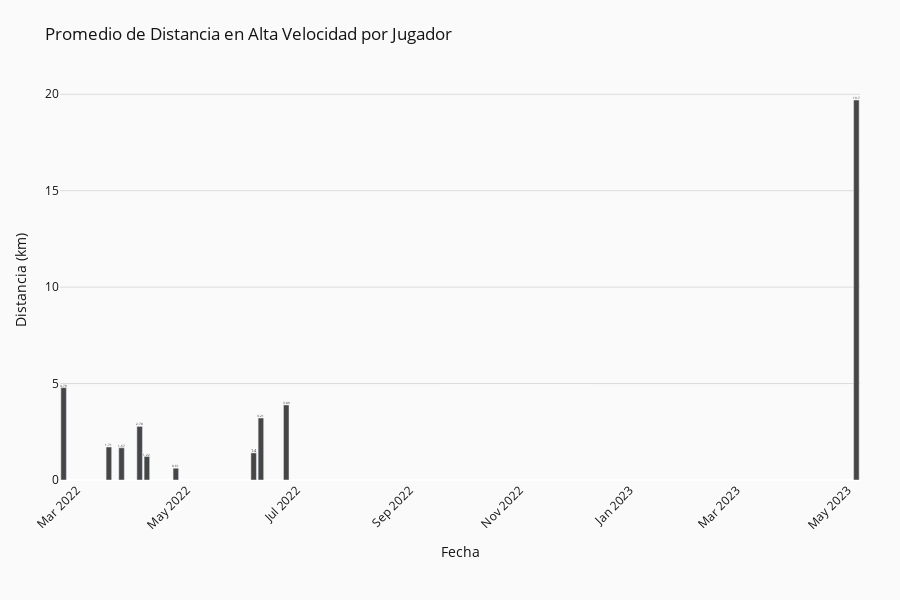

The notebook cell this image was saved under:
### Code cell
def visualizar_velocidad_equipo(df):
    """
    Visualiza la suma de distancias en zonas de velocidad 3, 4 y 5 dividida por la cantidad de jugadores,
    agrupado por fecha. Muestra las fechas de la más reciente a la más antigua.
    
    Parámetros:
    - df: DataFrame con los datos de Catapult
    """
    # Verificar si el DataFrame es válido
    if df is None or df.empty:
        print("No hay datos disponibles para analizar.")
        return None
    
    # Convertir columnas necesarias
    try:
        # Crear una copia del dataframe para no modificar el original
        df_copy = df.copy()
        
        # Convertir fecha a datetime
        if not pd.api.types.is_datetime64_dtype(df_copy['Date']):
            df_copy['Date'] = pd.to_datetime(df_copy['Date'], errors='coerce')
        
        # Convertir columnas de distancia a numéricas
        distance_columns = [
            'Distance in Speed Zone 3 (km)', 
            'Distance in Speed Zone 4 (km)', 
            'Distance in Speed Zone 5 (km)'
        ]
        
        for col in distance_columns:
            if col in df_copy.columns:
                if isinstance(df_copy[col].iloc[0], str):
                    df_copy[col] = df_copy[col].str.replace(',', '.').astype(float)
                elif not pd.api.types.is_numeric_dtype(df_copy[col]):
                    df_copy[col] = pd.to_numeric(df_copy[col], errors='coerce')
            else:
                print(f"La columna {col} no existe en el DataFrame.")
                return None
    
    except Exception as e:
        print(f"Error al convertir los datos: {e}")
        return None
    
    # Crear una columna con la suma de las distancias en zonas 3, 4 y 5
    df_copy['Suma Zonas Alta Velocidad (km)'] = df_copy[distance_columns].sum(axis=1)
    
    # Agrupar por fecha
    velocidades_por_fecha = df_copy.groupby(df_copy['Date'].dt.date).agg({
        'Suma Zonas Alta Velocidad (km)': 'sum',
        'Player Name': 'nunique'  # Contar jugadores únicos por fecha
    }).reset_index()
    
    # Calcular promedio por jugador
    velocidades_por_fecha['Promedio Alta Velocidad por Jugador (km)'] = (
        velocidades_por_fecha['Suma Zonas Alta Velocidad (km)'] / 
        velocidades_por_fecha['Player Name']
    )
    
    # Ordenar por fecha descendente (más reciente primero)
    velocidades_por_fecha = velocidades_por_fecha.sort_values('Date', ascending=False)
    
    # Limitar a los últimos 10 registros (que ahora son los más recientes)
    velocidades_por_fecha = velocidades_por_fecha.head(10)
    
    # Invertir el orden para la visualización (más reciente a la derecha)
    velocidades_por_fecha = velocidades_por_fecha.iloc[::-1]
    
    # Crear figura con Plotly
    fig = go.Figure()
    
    # Añadir barras para el promedio por jugador
    fig.add_trace(go.Bar(
        x=velocidades_por_fecha['Date'].astype(str),
        y=velocidades_por_fecha['Promedio Alta Velocidad por Jugador (km)'],
        text=velocidades_por_fecha['Promedio Alta Velocidad por Jugador (km)'].round(2),
        textposition='outside',
        marker_color='rgb(70, 70, 70)',
        hovertemplate='<b>%{x}</b><br>Promedio Alta Velocidad: %{y:.2f} km<br>N° Jugadores: %{customdata[0]}<br>Total Equipo: %{customdata[1]:.2f} km<extra></extra>',
        customdata=velocidades_por_fecha[['Player Name', 'Suma Zonas Alta Velocidad (km)']]
    ))
    
    # Actualizar diseño con los parámetros especificados
    fig.update_layout(
        title='Promedio de Distancia en Alta Velocidad por Jugador',
        xaxis=dict(
            title='Fecha',
            tickangle=-45
        ),
        yaxis=dict(
            title='Distancia (km)',
            gridcolor='rgb(220, 220, 220)'
        ),
        plot_bgcolor='rgb(250, 250, 250)',
        paper_bgcolor='rgb(250, 250, 250)',
        font=dict(color='rgb(20, 20, 20)'),
        barmode='group',
        bargap=0.15,
        bargroupgap=0.1,
        showlegend=False,
        margin=dict(t=80, b=120, l=60, r=40),
        height=600
    )
    
    # Mostrar el gráfico
    fig.show()
    
    return velocidades_por_fecha

# Ejecutar la visualización
try:
    if 'df' in globals() and df is not None:
        print("Calculando datos de velocidad por equipo...")
        resultados = visualizar_velocidad_equipo(df)
        
        if resultados is not None:
            print(f"Se muestran los datos de las últimas 10 fechas")
            print("\nRegistros visualizados (de más antigua a más reciente):")
            print(resultados)
        else:
            print("No se pudieron calcular los resultados.")
    else:
        print("No se encontraron datos cargados. Ejecute primero la celda para cargar los datos.")
except Exception as e:
    import traceback
    print(f"Error al visualizar los datos: {e}")
    print(traceback.format_exc())

### Figure 1 — Plotly figure (JSON) as saved in the notebook; plotly's stock layout.template omitted (floating-point values rounded to 4 significant figures)
{"data": [{"customdata": [[1.0, 4.79], [1.0, 1.71], [1.0, 1.67], [1.0, 2.78], [1.0, 1.22], [1.0, 0.61], [1.0, 1.405], [1.0, 3.213], [1.0, 3.891], [1.0, 19.7]], "hovertemplate": "<b>%{x}</b><br>Promedio Alta Velocidad: %{y:.2f} km<br>N° Jugadores: %{customdata[0]}<br>Total Equipo: %{customdata[1]:.2f} km<extra></extra>", "marker": {"color": "rgb(70, 70, 70)"}, "text": [4.79, 1.71, 1.67, 2.78, 1.22, 0.61, 1.4, 3.21, 3.89, 19.7], "textposition": "outside", "type": "bar", "x": ["2022-02-22", "2022-03-19", "2022-03-26", "2022-04-05", "2022-04-09", "2022-04-25", "2022-06-07", "2022-06-11", "2022-06-25", "2023-05-06"], "y": [4.79, 1.71, 1.67, 2.78, 1.22, 0.61, 1.405, 3.213, 3.891, 19.7]}], "layout": {"bargap": 0.15, "bargroupgap": 0.1, "barmode": "group", "font": {"color": "rgb(20, 20, 20)"}, "height": 600, "margin": {"b": 120, "l": 60, "r": 40, "t": 80}, "paper_bgcolor": "rgb(250, 250, 250)", "plot_bgcolor": "rgb(250, 250, 250)", "showlegend": false, "title": {"text": "Promedio de Distancia en Alta Velocidad por Jugador"}, "xaxis": {"tickangle": -45, "title": {"text": "Fecha"}}, "yaxis": {"gridcolor": "rgb(220, 220, 220)", "title": {"text": "Distancia (km)"}}}}
